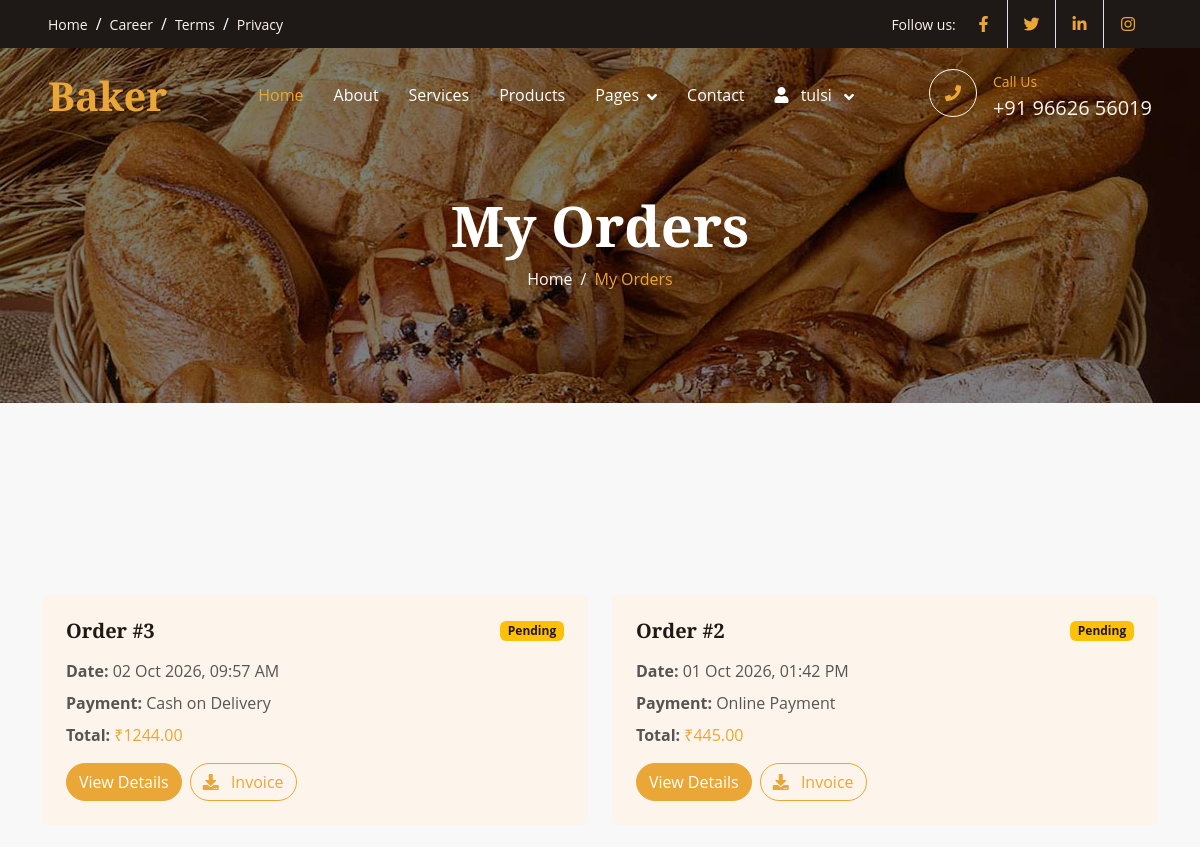
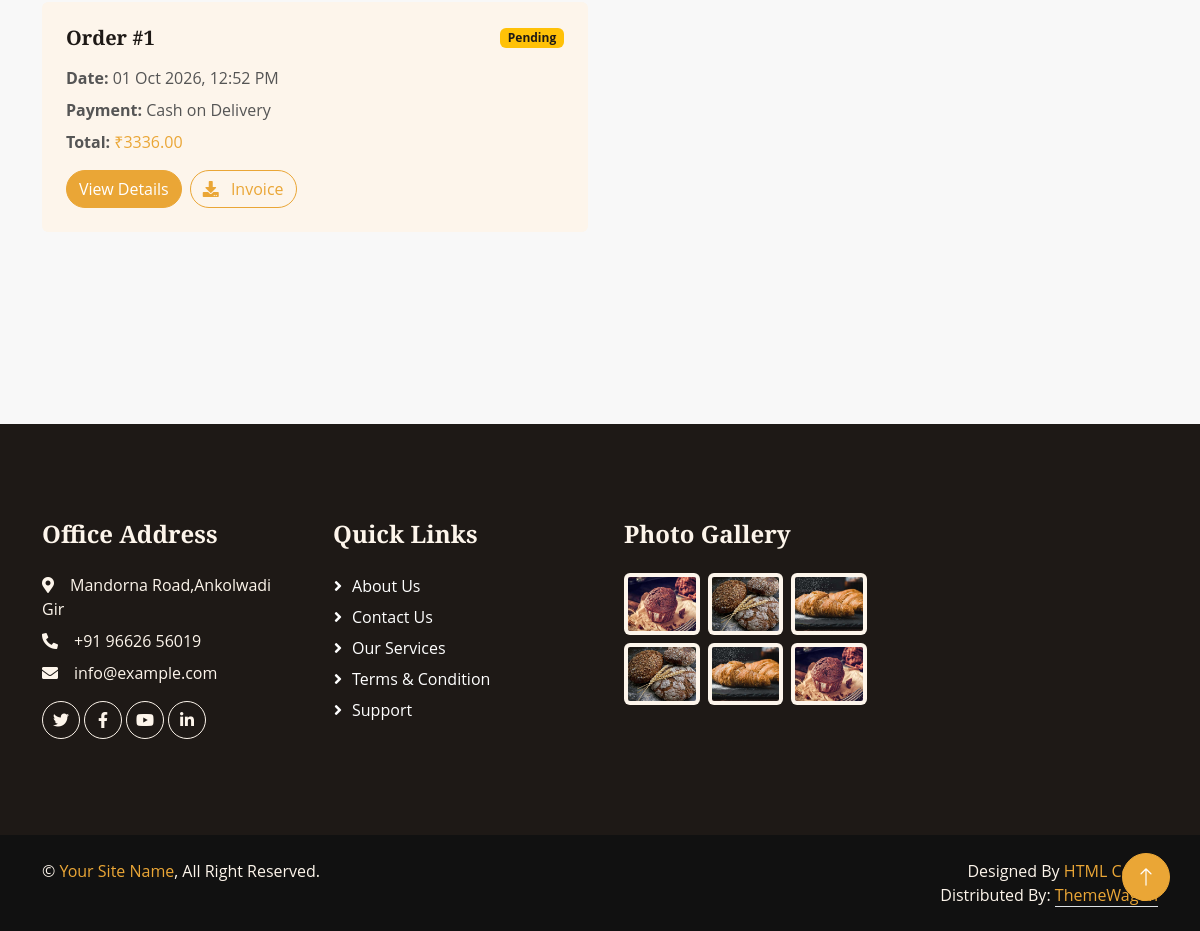
The page /my-orders/ (signed in) on the database its author committed (2 pictures, top to bottom).
### myapp/models.py (models this page shows, shortened)
class Order(models.Model):
    PAYMENT_CHOICES=[
        ('cod','Cash on Delivery'),
        ('online','Online Payment'),
    ]
    STATUS_CHOICES=[
        ('pending','Pending'),
        ('confirmed','Confirmed'),
        ('processing','Processing'),
        ('shipped','Shipped'),
        ('delivered','Delivered'),
        ('cancelled','Cancelled'),
    ]
    user=models.ForeignKey(User,on_delete=models.CASCADE)
    full_name=models.CharField(max_length=255,null=True,blank=True)
    phone=models.CharField(max_length=255,null=True,blank=True)
    address=models.TextField()
    city=models.CharField(max_length=100)
    state=models.CharField(max_length=100)
    pincode=models.CharField(max_length=100)
    payment_method=models.CharField(max_length=50,choices=PAYMENT_CHOICES,default="cod")
    total_amount=models.DecimalField(max_digits=10, decimal_places=2)
    status=models.CharField(max_length=50,choices=STATUS_CHOICES,default='pending')
    created_at=models.DateTimeField(auto_now_add=True)
    razorpay_order_id = models.CharField(
    max_length=100, blank=True, null=True
    )
    razorpay_payment_id = models.CharField(
        max_length=100, blank=True, null=True
    )
    payment_status = models.CharField(
    max_length=20, default='pending'
    )

### myapp/views.py (the view)
# urls.py: path('my-orders/',views.my_orders,name='my_orders'),
@login_required
def my_orders(request):
    orders=Order.objects.filter(user=request.user).order_by('-created_at')
    return render(request,'my_orders.html',{'orders':orders})

### myapp/templates/my_orders.html (shortened to what this page needs)
{% extends 'main.html' %}
{% block content %}
<div class="container-fluid page-header py-6 wow fadeIn">
    <div class="container text-center pt-5 pb-3">
        <h1 class="display-4 text-white">
            My Orders
        </h1>
        <nav aria-label="breadcrumb">
            <ol class="breadcrumb justify-content-center mb-0">
                <li class="breadcrumb-item">
                    <a class="text-white"
                       href="{% url 'index' %}">
                        Home
                    </a>
                </li>
                <li class="breadcrumb-item text-primary active">
                    My Orders
                </li>
            </ol>
        </nav>
    </div>
</div>
<div class="container-xxl py-6">
    <div class="container">
        {% if orders %}
        <div class="row g-4">
            {% for order in orders %}
            <div class="col-lg-6">
                <div class="bg-light rounded p-4">
                    <div class="d-flex justify-content-between align-items-center mb-3">
                        <h5 class="mb-0">
                            Order #{{ order.id }}
                        </h5>
                        <span class="badge bg-warning text-dark">
                            {{ order.get_status_display }}
                        </span>
                    </div>
                    <p class="mb-2">
                        <strong>Date:</strong>
                        {{ order.created_at|date:"d M Y, h:i A" }}
                    </p>
                    <p class="mb-2">
                        <strong>Payment:</strong>
                        {{ order.get_payment_method_display }}
                    </p>
                    <p class="mb-3">
                        <strong>Total:</strong>
                        <span class="text-primary">
                            ₹{{ order.total_amount }}
                        </span>
                    </p>
                    <div class="d-flex gap-2">
                        <a href="{% url 'order_detail' order.id %}"
                        class="btn btn-primary rounded-pill">
                            View Details
                        </a>
                        <a href="{% url 'download_invoice' order.id %}"
                        class="btn btn-outline-primary rounded-pill">
                            <i class="fa fa-download me-2"></i>
                            Invoice
                        </a>
                    </div>
                </div>
            </div>
            {% endfor %}
        </div>
        {% endif %}
    </div>
</div>
{% endblock content %}

### templates/main.html (shortened to what this page needs)
{% load static %}
<!DOCTYPE html>
<html lang="en">
<head>
    <link href="https://cdnjs.cloudflare.com/ajax/libs/font-awesome/5.10.0/css/all.min.css" rel="stylesheet">
    <link href="https://cdn.jsdelivr.net/npm/bootstrap-icons@1.4.1/font/bootstrap-icons.css" rel="stylesheet">
    <link href="{% static 'lib/animate/animate.min.css' %}" rel="stylesheet">
    <link href="{% static 'lib/owlcarousel/assets/owl.carousel.min.css' %}" rel="stylesheet">
    <link href="{% static 'css/bootstrap.min.css' %}" rel="stylesheet">
    <link href="{% static 'css/style.css' %}" rel="stylesheet">
</head>
<body>
    <div class="container-fluid top-bar bg-dark text-light px-0 wow fadeIn" data-wow-delay="0.1s">
        <div class="row gx-0 align-items-center d-none d-lg-flex">
            <div class="col-lg-6 px-5 text-start">
                <ol class="breadcrumb mb-0">
                    <li class="breadcrumb-item"><a class="small text-light" href="#">Home</a></li>
                    <li class="breadcrumb-item"><a class="small text-light" href="#">Career</a></li>
                    <li class="breadcrumb-item"><a class="small text-light" href="#">Terms</a></li>
                    <li class="breadcrumb-item"><a class="small text-light" href="#">Privacy</a></li>
                </ol>
            </div>
            <div class="col-lg-6 px-5 text-end">
                <small>Follow us:</small>
                <div class="h-100 d-inline-flex align-items-center">
                    <a class="btn-lg-square text-primary border-end rounded-0" href=""><i class="fab fa-facebook-f"></i></a>
                    <a class="btn-lg-square text-primary border-end rounded-0" href=""><i class="fab fa-twitter"></i></a>
                    <a class="btn-lg-square text-primary border-end rounded-0" href=""><i class="fab fa-linkedin-in"></i></a>
                    <a class="btn-lg-square text-primary pe-0" href=""><i class="fab fa-instagram"></i></a>
                </div>
            </div>
        </div>
    </div>
    <nav class="navbar navbar-expand-lg navbar-dark fixed-top py-lg-0 px-lg-5 wow fadeIn" data-wow-delay="0.1s">
        <a href="{% url 'index' %}" class="navbar-brand ms-4 ms-lg-0">
            <h1 class="text-primary m-0">Baker</h1>
        </a>
        <div class="collapse navbar-collapse" id="navbarCollapse">
            <div class="navbar-nav mx-auto p-4 p-lg-0">
                <a href="{% url 'index' %}" class="nav-item nav-link active">Home</a>
                <a href="{% url 'about' %}" class="nav-item nav-link">About</a>
                <a href="{% url 'service' %}" class="nav-item nav-link">Services</a>
                <a href="{% url 'product' %}" class="nav-item nav-link">Products</a>
                <div class="nav-item dropdown">
                    <a href="#" class="nav-link dropdown-toggle" data-bs-toggle="dropdown">Pages</a>
                </div>
                <a href="{% url 'contact' %}" class="nav-item nav-link">Contact</a>
                {% if user.is_authenticated %}
                        <div class="nav-item dropdown">
                            <a href="#"
                            class="nav-link dropdown-toggle"
                            data-bs-toggle="dropdown">
                                <i class="fa fa-user me-2"></i>
                                {{ user.username }}
                            </a>
                        </div>
                    {% endif %}
            </div>
            <div class=" d-none d-lg-flex">
                <div class="flex-shrink-0 btn-lg-square border border-light rounded-circle">
                    <i class="fa fa-phone text-primary"></i>
                </div>
                <div class="ps-3">
                    <small class="text-primary mb-0">Call Us</small>
                    <p class="text-light fs-5 mb-0">+91 96626 56019</p>
                </div>
            </div>
        </div>
    </nav>
    <main>
        {% block content %}
        {% endblock content %}
    </main>
    <div class="container-fluid bg-dark text-light footer my-6 mb-0 py-5 wow fadeIn" data-wow-delay="0.1s">
        <div class="container py-5">
            <div class="row g-5">
                <div class="col-lg-3 col-md-6">
                    <h4 class="text-light mb-4">Office Address</h4>
                    <p class="mb-2"><i class="fa fa-map-marker-alt me-3"></i>Mandorna Road,Ankolwadi Gir</p>
                    <p class="mb-2"><i class="fa fa-phone-alt me-3"></i>+91 96626 56019</p>
                    <p class="mb-2"><i class="fa fa-envelope me-3"></i>info@example.com</p>
                    <div class="d-flex pt-2">
                        <a class="btn btn-square btn-outline-light rounded-circle me-1" href=""><i class="fab fa-twitter"></i></a>
                        <a class="btn btn-square btn-outline-light rounded-circle me-1" href=""><i class="fab fa-facebook-f"></i></a>
                        <a class="btn btn-square btn-outline-light rounded-circle me-1" href=""><i class="fab fa-youtube"></i></a>
                        <a class="btn btn-square btn-outline-light rounded-circle me-0" href=""><i class="fab fa-linkedin-in"></i></a>
                    </div>
                </div>
                <div class="col-lg-3 col-md-6">
                    <h4 class="text-light mb-4">Quick Links</h4>
                    <a class="btn btn-link" href="{% url 'about' %}">About Us</a>
                    <a class="btn btn-link" href="{% url 'contact' %}">Contact Us</a>
                    <a class="btn btn-link" href="{% url 'service' %}">Our Services</a>
                    <a class="btn btn-link" href="">Terms & Condition</a>
                    <a class="btn btn-link" href="">Support</a>
                </div>
                <div class="col-lg-3 col-md-6">
                    <h4 class="text-light mb-4">Photo Gallery</h4>
                    <div class="row g-2">
                        <div class="col-4">
                            <img class="img-fluid bg-light rounded p-1" src="{% static 'img/product-1.jpg' %}" alt="Image">
                        </div>
                        <div class="col-4">
                            <img class="img-fluid bg-light rounded p-1" src="{% static 'img/product-2.jpg' %}" alt="Image">
                        </div>
                        <div class="col-4">
                            <img class="img-fluid bg-light rounded p-1" src="{% static 'img/product-3.jpg' %}" alt="Image">
                        </div>
                        <div class="col-4">
                            <img class="img-fluid bg-light rounded p-1" src="{% static 'img/product-2.jpg' %}" alt="Image">
                        </div>
                        <div class="col-4">
                            <img class="img-fluid bg-light rounded p-1" src="{% static 'img/product-3.jpg' %}" alt="Image">
                        </div>
                        <div class="col-4">
                            <img class="img-fluid bg-light rounded p-1" src="{% static 'img/product-1.jpg' %}" alt="Image">
                        </div>
                    </div>
                </div>
            </div>
        </div>
    </div>
    <div class="container-fluid copyright text-light py-4 wow fadeIn" data-wow-delay="0.1s">
        <div class="container">
            <div class="row">
                <div class="col-md-6 text-center text-md-start mb-3 mb-md-0">
                    &copy; <a href="#">Your Site Name</a>, All Right Reserved.
                </div>
                <div class="col-md-6 text-center text-md-end">
                    Designed By <a href="https://htmlcodex.com">HTML Codex</a>
                    <br>Distributed By: <a class="border-bottom" href="https://themewagon.com" target="_blank">ThemeWagon</a>
                </div>
            </div>
        </div>
    </div>
    <a href="#" class="btn btn-lg btn-primary btn-lg-square rounded-circle back-to-top"><i class="bi bi-arrow-up"></i></a>
</body>
</html>

### myapp/static/css/style.css (style rules this page uses)
:root { --primary: #EAA636; --secondary: #545454; --light: #FDF5EB; --dark: #1E1916; }
h4, h5, h6, .h4, .h5, .h6 { font-weight: 600 !important; }
.py-6 { padding-top: 6rem; padding-bottom: 6rem; }
.my-6 { margin-top: 6rem; margin-bottom: 6rem; }
.back-to-top { position: fixed; display: none; right: 30px; bottom: 30px; z-index: 99; }
.btn { font-weight: 500; transition: .5s; }
.btn.btn-primary { color: #FFFFFF; }
.btn-square { width: 38px; height: 38px; }
.btn-lg-square { width: 48px; height: 48px; }
.btn-square, .btn-sm-square, .btn-lg-square { padding: 0; display: flex; align-items: center; justify-content: center; font-weight: normal; }
.navbar .dropdown-toggle::after { border: none; content: "\f107"; font-family: "Font Awesome 5 Free"; font-weight: 900; vertical-align: middle; margin-left: 8px; }
.navbar .navbar-nav .nav-link { padding: 35px 15px; color: var(--light); outline: none; }
.navbar .navbar-nav .nav-link:hover, .navbar .navbar-nav .nav-link.active { color: var(--primary); }
.navbar.fixed-top { transition: .5s; }
.page-header { margin-bottom: 6rem; background: linear-gradient(rgba(0, 0, 0, .5), rgba(0, 0, 0, .5)), url(../img/carousel-1.jpg) center center no-repeat; background-size: cover; }
.breadcrumb-item+.breadcrumb-item::before { color: var(--light); }
html, body { width: 100%; margin: 0; padding: 0; }
main { display: block !important; width: 100% !important; max-width: 100% !important; margin: 0 !important; padding: 0 !important; }
.footer .btn.btn-link { display: block; margin-bottom: 5px; padding: 0; text-align: left; color: var(--light); font-weight: normal; text-transform: capitalize; transition: .3s; }
.footer .btn.btn-link::before { position: relative; content: "\f105"; font-family: "Font Awesome 5 Free"; font-weight: 900; color: var(--light); margin-right: 10px; }
.copyright { background: #111111; }
.copyright a { color: var(--primary); }
:root { --primary: #eaa636; --secondary: #f5f5f5; --dark: #33211d; --light: #ffffff; --text: #555555; --border: #eeeeee; }
* { margin: 0; padding: 0; box-sizing: border-box; }
body { font-family: "Open Sans", sans-serif; background: #f8f8f8; color: var(--text); }
:root { --primary: #eaa636; --dark: #33211d; --light: #ffffff; --text: #555555; --border: #eeeeee; }

### rows shown on the page
Order: id "3", status "Pending", created_at "02 Oct 2026, 09:57 AM", payment_method "Cash on Delivery", total_amount "1244.00"
Order: id "2", status "Pending", created_at "01 Oct 2026, 01:42 PM", payment_method "Online Payment", total_amount "445.00"
Order: id "1", status "Pending", created_at "01 Oct 2026, 12:52 PM", payment_method "Cash on Delivery", total_amount "3336.00"

### other values the page prints
{{ user.username }} "tulsi"
